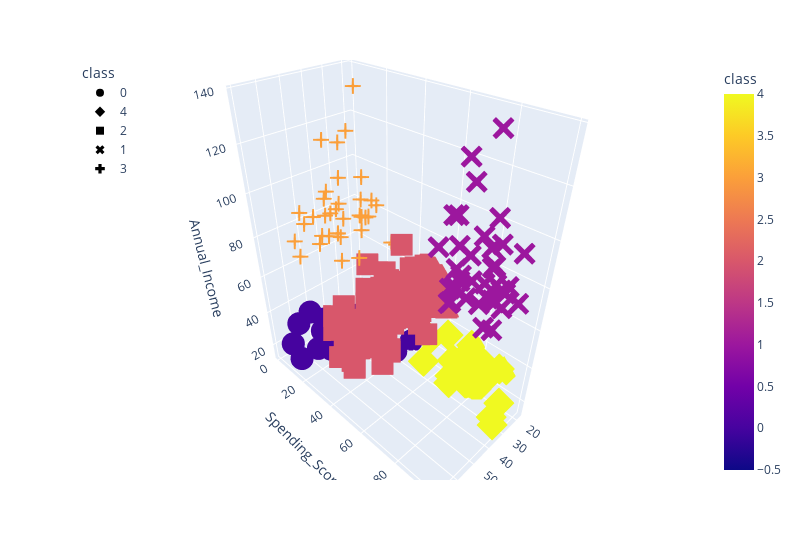

The notebook cell this image was saved under:
### Code cell
# Plot the 3D-scatter with x="Annual Income", y="Spending Score (1-100)" and z="Age"
fig = px.scatter_3d(
    five_clusters,
    x="Age",
    y="Spending_Score",
    z="Annual_Income",
    color="class",
    symbol="class",
    width=800,
)
fig.update_layout(legend=dict(x=0, y=1))
fig.show()

### Figure 1 — Plotly figure (JSON) as saved in the notebook; plotly's stock layout.template omitted (floating-point values rounded to 4 significant figures)
{"data": [{"hovertemplate": "class=%{marker.color}<br>Age=%{x}<br>Spending_Score=%{y}<br>Annual_Income=%{z}<extra></extra>", "legendgroup": "0", "marker": {"color": [0, 0, 0, 0, 0, 0, 0, 0, 0, 0, 0, 0, 0, 0, 0, 0, 0, 0, 0, 0, 0, 0, 0], "coloraxis": "coloraxis", "symbol": "circle"}, "mode": "markers", "name": "0", "scene": "scene", "showlegend": true, "type": "scatter3d", "x": [19, 20, 31, 35, 64, 67, 58, 37, 35, 52, 35, 46, 54, 45, 40, 60, 53, 49, 42, 36, 65, 48, 49], "y": [39, 6, 40, 6, 3, 14, 15, 13, 35, 29, 35, 5, 14, 32, 31, 4, 4, 14, 17, 26, 35, 36, 28], "z": [15, 16, 17, 18, 19, 19, 20, 20, 21, 23, 24, 25, 28, 28, 29, 30, 33, 33, 34, 37, 38, 39, 39]}, {"hovertemplate": "class=%{marker.color}<br>Age=%{x}<br>Spending_Score=%{y}<br>Annual_Income=%{z}<extra></extra>", "legendgroup": "4", "marker": {"color": [4, 4, 4, 4, 4, 4, 4, 4, 4, 4, 4, 4, 4, 4, 4, 4, 4, 4, 4, 4, 4, 4, 4], "coloraxis": "coloraxis", "symbol": "diamond"}, "mode": "markers", "name": "4", "scene": "scene", "showlegend": true, "type": "scatter3d", "x": [21, 23, 22, 23, 30, 35, 24, 22, 20, 35, 25, 31, 29, 35, 23, 21, 18, 21, 30, 20, 24, 31, 24], "y": [81, 77, 76, 94, 72, 99, 77, 79, 66, 98, 73, 73, 82, 61, 87, 73, 92, 81, 73, 75, 92, 61, 65], "z": [15, 16, 17, 18, 19, 19, 20, 20, 21, 23, 24, 25, 28, 28, 29, 30, 33, 33, 34, 37, 38, 39, 39]}, {"hovertemplate": "class=%{marker.color}<br>Age=%{x}<br>Spending_Score=%{y}<br>Annual_Income=%{z}<extra></extra>", "legendgroup": "2", "marker": {"color": [2, 2, 2, 2, 2, 2, 2, 2, 2, 2, 2, 2, 2, 2, 2, 2, 2, 2, 2, 2, 2, 2, 2, 2, 2, 2, 2, 2, 2, 2, 2, 2, 2, 2, 2, 2, 2, 2, 2, 2, 2, 2, 2, 2, 2, 2, 2, 2, 2, 2, 2, 2, 2, 2, 2, 2, 2, 2, 2, 2, 2, 2, 2, 2, 2, 2, 2, 2, 2, 2, 2, 2, 2, 2, 2, 2, 2, 2, 2], "coloraxis": "coloraxis", "symbol": "square"}, "mode": "markers", "name": "2", "scene": "scene", "showlegend": true, "type": "scatter3d", "x": [50, 27, 29, 31, 49, 33, 31, 59, 50, 47, 51, 69, 27, 53, 70, 19, 67, 54, 63, 18, 43, 68, 19, 32, 70, 47, 60, 60, 59, 26, 45, 40, 23, 49, 57, 38, 67, 46, 21, 48, 55, 22, 34, 50, 68, 18, 48, 40, 32, 24, 47, 27, 48, 20, 23, 49, 67, 26, 49, 21, 66, 54, 68, 66, 65, 19, 38, 19, 18, 19, 63, 49, 51, 50, 27, 38, 40, 43, 28], "y": [55, 47, 42, 42, 52, 60, 54, 60, 45, 41, 50, 46, 51, 46, 56, 55, 52, 59, 51, 59, 50, 48, 59, 47, 55, 42, 49, 56, 47, 54, 53, 48, 52, 42, 51, 55, 41, 44, 57, 46, 58, 55, 60, 46, 55, 41, 49, 40, 42, 52, 47, 50, 42, 49, 41, 48, 59, 55, 56, 42, 50, 46, 43, 48, 52, 54, 42, 46, 48, 50, 43, 59, 43, 57, 56, 40, 58, 35, 40], "z": [40, 40, 40, 40, 42, 42, 43, 43, 43, 43, 44, 44, 46, 46, 46, 46, 47, 47, 48, 48, 48, 48, 48, 48, 49, 49, 50, 50, 54, 54, 54, 54, 54, 54, 54, 54, 54, 54, 54, 54, 57, 57, 58, 58, 59, 59, 60, 60, 60, 60, 60, 60, 61, 61, 62, 62, 62, 62, 62, 62, 63, 63, 63, 63, 63, 63, 64, 64, 65, 65, 65, 65, 67, 67, 67, 67, 69, 71, 76]}, {"hovertemplate": "class=%{marker.color}<br>Age=%{x}<br>Spending_Score=%{y}<br>Annual_Income=%{z}<extra></extra>", "legendgroup": "1", "marker": {"color": [1, 1, 1, 1, 1, 1, 1, 1, 1, 1, 1, 1, 1, 1, 1, 1, 1, 1, 1, 1, 1, 1, 1, 1, 1, 1, 1, 1, 1, 1, 1, 1, 1, 1, 1, 1, 1, 1, 1], "coloraxis": "coloraxis", "symbol": "x"}, "mode": "markers", "name": "1", "scene": "scene", "showlegend": true, "type": "scatter3d", "x": [39, 31, 40, 38, 39, 31, 29, 32, 35, 32, 32, 28, 32, 34, 39, 38, 27, 30, 30, 29, 31, 36, 33, 32, 28, 36, 30, 27, 35, 32, 29, 30, 28, 36, 32, 38, 35, 32, 30], "y": [91, 77, 95, 75, 75, 71, 88, 73, 72, 93, 87, 97, 74, 90, 88, 76, 89, 78, 73, 83, 93, 75, 95, 63, 75, 92, 86, 69, 90, 86, 88, 97, 68, 85, 69, 91, 79, 74, 83], "z": [69, 70, 71, 71, 71, 72, 73, 73, 74, 75, 76, 77, 77, 78, 78, 78, 78, 78, 78, 79, 81, 85, 86, 87, 87, 87, 88, 88, 93, 97, 98, 99, 101, 103, 103, 113, 120, 126, 137]}, {"hovertemplate": "class=%{marker.color}<br>Age=%{x}<br>Spending_Score=%{y}<br>Annual_Income=%{z}<extra></extra>", "legendgroup": "3", "marker": {"color": [3, 3, 3, 3, 3, 3, 3, 3, 3, 3, 3, 3, 3, 3, 3, 3, 3, 3, 3, 3, 3, 3, 3, 3, 3, 3, 3, 3, 3, 3, 3, 3, 3, 3, 3, 3], "coloraxis": "coloraxis", "symbol": "cross"}, "mode": "markers", "name": "3", "scene": "scene", "showlegend": true, "type": "scatter3d", "x": [23, 59, 47, 25, 20, 44, 19, 57, 25, 48, 34, 43, 44, 47, 37, 34, 56, 19, 50, 42, 36, 40, 36, 52, 58, 59, 37, 46, 41, 54, 41, 34, 33, 47, 45, 32], "y": [29, 11, 9, 34, 5, 7, 10, 5, 12, 36, 22, 17, 20, 16, 1, 1, 35, 5, 26, 20, 27, 13, 10, 13, 15, 14, 32, 15, 39, 24, 17, 23, 8, 16, 28, 18], "z": [70, 71, 71, 72, 73, 73, 74, 75, 77, 77, 78, 78, 78, 78, 78, 78, 79, 81, 85, 86, 87, 87, 87, 88, 88, 93, 97, 98, 99, 101, 103, 103, 113, 120, 126, 137]}], "layout": {"coloraxis": {"colorbar": {"title": {"text": "class"}}, "colorscale": [[0, "#0d0887"], [0.1111, "#46039f"], [0.2222, "#7201a8"], [0.3333, "#9c179e"], [0.4444, "#bd3786"], [0.5556, "#d8576b"], [0.6667, "#ed7953"], [0.7778, "#fb9f3a"], [0.8889, "#fdca26"], [1, "#f0f921"]]}, "legend": {"title": {"text": "class"}, "tracegroupgap": 0, "x": 0, "y": 1}, "margin": {"t": 60}, "scene": {"domain": {"x": [0, 1], "y": [0, 1]}, "xaxis": {"title": {"text": "Age"}}, "yaxis": {"title": {"text": "Spending_Score"}}, "zaxis": {"title": {"text": "Annual_Income"}}}, "width": 800}}
